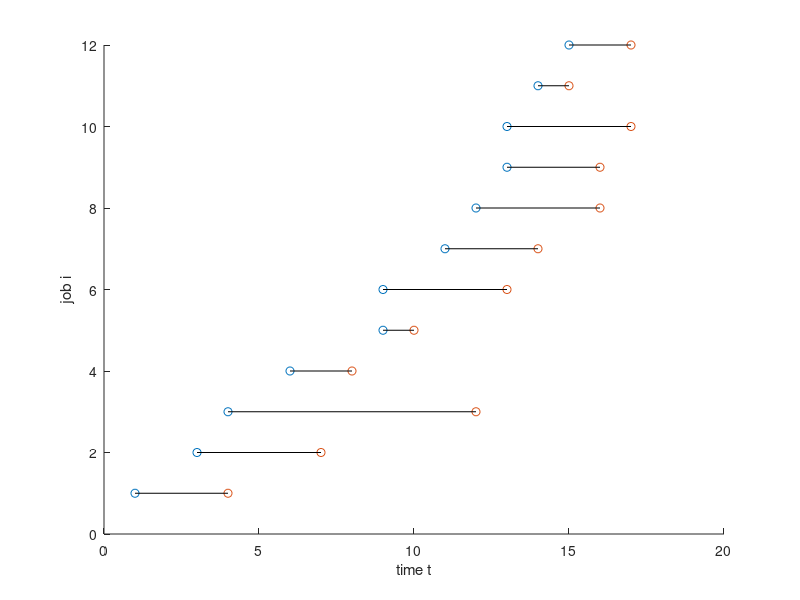

The MATLAB script that drew this image:
% Data for minimum energy processor speed scheduling.

n = 12;  % number of jobs.
T = 16;  % number of time periods.

Smin = 1;  % min processor speed.
Smax = 4;  % max processor speed.
R = 1;  % max slew rate.

% Parameters in power/speed model.
alpha = 1;
beta = 1;
gamma = 1;

% Job arrival times and deadlines.
A = [1; 3;  4; 6; 9;  9; 11; 12; 13; 13; 14; 15];
D = [3; 6; 11; 7; 9; 12; 13; 15; 15; 16; 14; 16];
% Total work for each job.
W = [2; 4; 10; 2; 3; 2; 3; 2; 3; 4; 1; 4];

% Plot showing job availability times & deadlines.
figure;
hold on;
scatter(A,[1:n],'k*');
scatter(D+1,[1:n],'ko');
for i=1:n
    plot([A(i),D(i)+1],[i,i],'k-');
end
hold off;
xlabel('time t');
ylabel('job i');